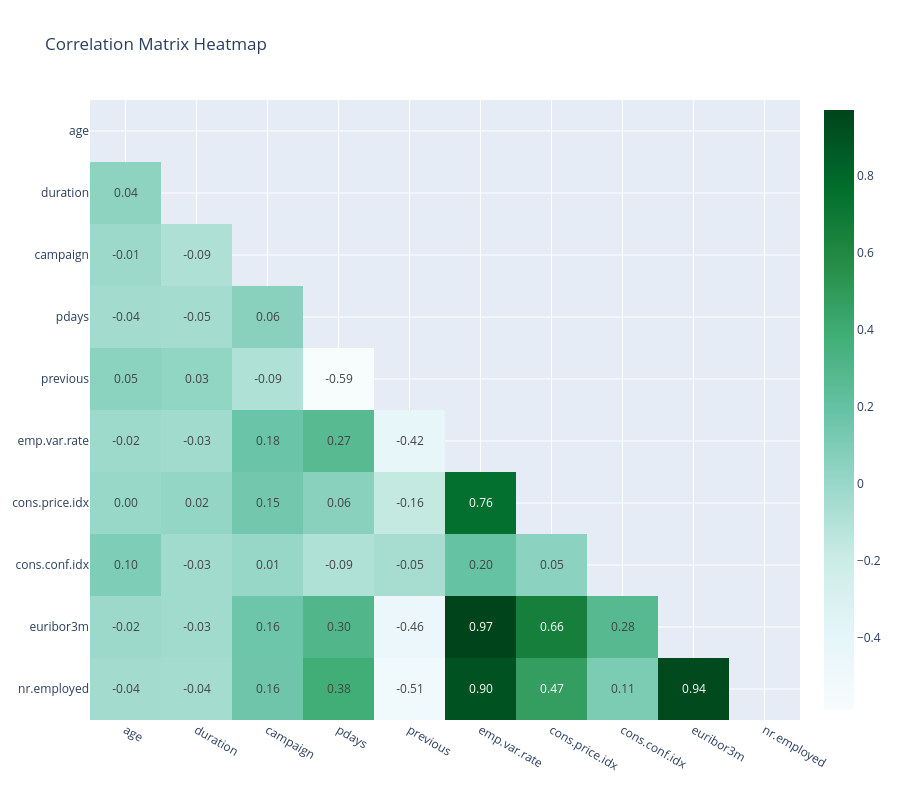

Notebook source saved alongside this figure:
### Markdown cell above
#### Heatmap visualization

### Code cell
# Correlation matrix
corr_matrix = df[numeric_columns].corr()

# Create mask for upper triangle
mask = np.triu(
    np.ones_like(corr_matrix, dtype=bool)
)

# Apply mask
corr_matrix_masked = corr_matrix.mask(mask)

fig = px.imshow(
    corr_matrix_masked,
    text_auto=".2f",
    color_continuous_scale="BuGn",
    aspect="auto",
    title="Correlation Matrix Heatmap"
)

fig.update_layout(
    width=900,
    height=800
)

fig.show()

### Figure 1 — Plotly figure (JSON) as saved in the notebook; plotly's stock layout.template omitted (floating-point values rounded to 4 significant figures)
{"data": [{"coloraxis": "coloraxis", "hovertemplate": "x: %{x}<br>y: %{y}<br>color: %{z}<extra></extra>", "name": "0", "texttemplate": "%{z:.2f}", "type": "heatmap", "x": ["age", "duration", "campaign", "pdays", "previous", "emp.var.rate", "cons.price.idx", "cons.conf.idx", "euribor3m", "nr.employed"], "xaxis": "x", "y": ["age", "duration", "campaign", "pdays", "previous", "emp.var.rate", "cons.price.idx", "cons.conf.idx", "euribor3m", "nr.employed"], "yaxis": "y", "z": [[NaN, NaN, NaN, NaN, NaN, NaN, NaN, NaN, NaN, NaN], [0.0413, NaN, NaN, NaN, NaN, NaN, NaN, NaN, NaN, NaN], [-0.01417, -0.08535, NaN, NaN, NaN, NaN, NaN, NaN, NaN, NaN], [-0.04342, -0.047, 0.05874, NaN, NaN, NaN, NaN, NaN, NaN, NaN], [0.05093, 0.02572, -0.09149, -0.5879, NaN, NaN, NaN, NaN, NaN, NaN], [-0.01919, -0.02885, 0.1761, 0.2707, -0.4152, NaN, NaN, NaN, NaN, NaN], [-0.000482, 0.01667, 0.145, 0.05847, -0.1649, 0.7552, NaN, NaN, NaN, NaN], [0.09814, -0.03474, 0.007882, -0.09209, -0.05142, 0.195, 0.04583, NaN, NaN, NaN], [-0.01503, -0.03233, 0.1594, 0.3015, -0.4589, 0.9703, 0.6572, 0.2766, NaN, NaN], [-0.04194, -0.04422, 0.161, 0.382, -0.5149, 0.8972, 0.4726, 0.1071, 0.9426, NaN]]}], "layout": {"coloraxis": {"colorscale": [[0, "rgb(247,252,253)"], [0.125, "rgb(229,245,249)"], [0.25, "rgb(204,236,230)"], [0.375, "rgb(153,216,201)"], [0.5, "rgb(102,194,164)"], [0.625, "rgb(65,174,118)"], [0.75, "rgb(35,139,69)"], [0.875, "rgb(0,109,44)"], [1, "rgb(0,68,27)"]]}, "height": 800, "title": {"text": "Correlation Matrix Heatmap"}, "width": 900, "xaxis": {"anchor": "y", "domain": [0, 1]}, "yaxis": {"anchor": "x", "autorange": "reversed", "domain": [0, 1]}}}
